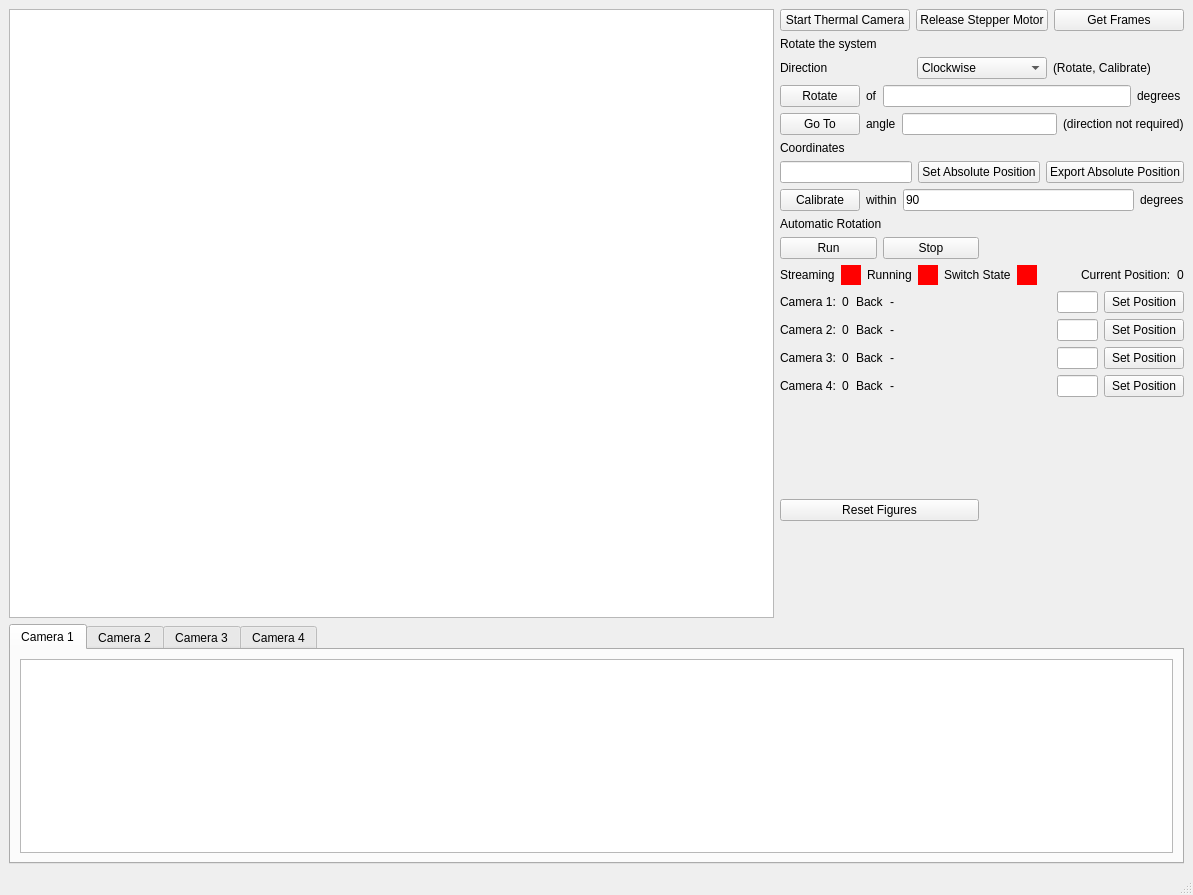
<?xml version="1.0" encoding="UTF-8"?>
<ui version="4.0">
 <class>MainWindow</class>
 <widget class="QMainWindow" name="MainWindow">
  <property name="geometry">
   <rect>
    <x>0</x>
    <y>0</y>
    <width>1174</width>
    <height>895</height>
   </rect>
  </property>
  <property name="windowTitle">
   <string>MainWindow</string>
  </property>
  <widget class="QWidget" name="centralwidget">
   <layout class="QGridLayout" name="gridLayout_4">
    <item row="0" column="0" rowspan="13">
     <widget class="QGraphicsView" name="graphicsView">
      <property name="minimumSize">
       <size>
        <width>695</width>
        <height>584</height>
       </size>
      </property>
     </widget>
    </item>
    <item row="0" column="1" colspan="2">
     <layout class="QHBoxLayout" name="horizontalLayout">
      <item>
       <widget class="QPushButton" name="relse_mtr_PB_2">
        <property name="text">
         <string>Start Thermal Camera</string>
        </property>
       </widget>
      </item>
      <item>
       <widget class="QPushButton" name="relse_mtr_PB">
        <property name="text">
         <string>Release Stepper Motor</string>
        </property>
       </widget>
      </item>
      <item>
       <widget class="QPushButton" name="get_frms_PB">
        <property name="text">
         <string>Get Frames</string>
        </property>
       </widget>
      </item>
     </layout>
    </item>
    <item row="1" column="1">
     <widget class="QLabel" name="label_3">
      <property name="text">
       <string>Rotate the system</string>
      </property>
     </widget>
    </item>
    <item row="2" column="1" colspan="2">
     <layout class="QHBoxLayout" name="horizontalLayout_2">
      <item>
       <widget class="QLabel" name="label_8">
        <property name="text">
         <string>Direction</string>
        </property>
       </widget>
      </item>
      <item>
       <widget class="QComboBox" name="direction_combo">
        <item>
         <property name="text">
          <string>Clockwise</string>
         </property>
        </item>
        <item>
         <property name="text">
          <string>Anticlockwise</string>
         </property>
        </item>
       </widget>
      </item>
      <item>
       <widget class="QLabel" name="label_9">
        <property name="text">
         <string>(Rotate, Calibrate)</string>
        </property>
       </widget>
      </item>
     </layout>
    </item>
    <item row="3" column="1" colspan="2">
     <layout class="QHBoxLayout" name="horizontalLayout_3">
      <item>
       <widget class="QPushButton" name="rotate_PB">
        <property name="text">
         <string>Rotate</string>
        </property>
       </widget>
      </item>
      <item>
       <widget class="QLabel" name="label_4">
        <property name="text">
         <string>of</string>
        </property>
       </widget>
      </item>
      <item>
       <widget class="QLineEdit" name="ip_DAngle_LE"/>
      </item>
      <item>
       <widget class="QLabel" name="label_5">
        <property name="text">
         <string>degrees </string>
        </property>
       </widget>
      </item>
     </layout>
    </item>
    <item row="4" column="1" colspan="2">
     <layout class="QHBoxLayout" name="horizontalLayout_4">
      <item>
       <widget class="QPushButton" name="go_to_PB">
        <property name="text">
         <string>Go To</string>
        </property>
       </widget>
      </item>
      <item>
       <widget class="QLabel" name="label_6">
        <property name="text">
         <string>angle</string>
        </property>
       </widget>
      </item>
      <item>
       <widget class="QLineEdit" name="ip_angle_LE"/>
      </item>
      <item>
       <widget class="QLabel" name="label_7">
        <property name="text">
         <string>(direction not required)</string>
        </property>
       </widget>
      </item>
     </layout>
    </item>
    <item row="5" column="1">
     <widget class="QLabel" name="label_2">
      <property name="text">
       <string>Coordinates</string>
      </property>
     </widget>
    </item>
    <item row="6" column="1" colspan="2">
     <layout class="QHBoxLayout" name="horizontalLayout_5">
      <item>
       <widget class="QLineEdit" name="ip_abs_pos_LE"/>
      </item>
      <item>
       <widget class="QPushButton" name="set_abs_pos_PB">
        <property name="text">
         <string>Set Absolute Position</string>
        </property>
       </widget>
      </item>
      <item>
       <widget class="QPushButton" name="export_abs_pos_PB">
        <property name="text">
         <string>Export Absolute Position</string>
        </property>
       </widget>
      </item>
     </layout>
    </item>
    <item row="7" column="1" colspan="2">
     <layout class="QHBoxLayout" name="horizontalLayout_6">
      <item>
       <widget class="QPushButton" name="calibrate_PB">
        <property name="text">
         <string>Calibrate</string>
        </property>
       </widget>
      </item>
      <item>
       <widget class="QLabel" name="ip_limiting_angle_lbl">
        <property name="text">
         <string>within</string>
        </property>
       </widget>
      </item>
      <item>
       <widget class="QLineEdit" name="ip_angle_LE_2">
        <property name="text">
         <string>90</string>
        </property>
       </widget>
      </item>
      <item>
       <widget class="QLabel" name="ip_limiting_angle_lbl_3">
        <property name="text">
         <string>degrees</string>
        </property>
       </widget>
      </item>
     </layout>
    </item>
    <item row="8" column="1">
     <widget class="QLabel" name="label">
      <property name="text">
       <string>Automatic Rotation </string>
      </property>
     </widget>
    </item>
    <item row="9" column="1">
     <layout class="QHBoxLayout" name="horizontalLayout_7">
      <item>
       <widget class="QPushButton" name="run_PB">
        <property name="text">
         <string>Run</string>
        </property>
       </widget>
      </item>
      <item>
       <widget class="QPushButton" name="stop_PB">
        <property name="text">
         <string>Stop</string>
        </property>
       </widget>
      </item>
     </layout>
    </item>
    <item row="10" column="1" colspan="2">
     <layout class="QHBoxLayout" name="horizontalLayout_8">
      <item>
       <widget class="QLabel" name="streaming_img_lbl">
        <property name="text">
         <string>Streaming</string>
        </property>
       </widget>
      </item>
      <item>
       <widget class="QFrame" name="streamin_image_flag">
        <property name="minimumSize">
         <size>
          <width>20</width>
          <height>20</height>
         </size>
        </property>
        <property name="styleSheet">
         <string notr="true">background-color: red;</string>
        </property>
        <property name="frameShape">
         <enum>QFrame::NoFrame</enum>
        </property>
        <property name="frameShadow">
         <enum>QFrame::Raised</enum>
        </property>
       </widget>
      </item>
      <item>
       <widget class="QLabel" name="run_stat_flg_lbl">
        <property name="text">
         <string>Running</string>
        </property>
       </widget>
      </item>
      <item>
       <widget class="QFrame" name="run_stat_flg">
        <property name="minimumSize">
         <size>
          <width>20</width>
          <height>20</height>
         </size>
        </property>
        <property name="styleSheet">
         <string notr="true">background-color: red;</string>
        </property>
        <property name="frameShape">
         <enum>QFrame::NoFrame</enum>
        </property>
        <property name="frameShadow">
         <enum>QFrame::Raised</enum>
        </property>
       </widget>
      </item>
      <item>
       <widget class="QLabel" name="label_10">
        <property name="text">
         <string>Switch State</string>
        </property>
       </widget>
      </item>
      <item>
       <widget class="QFrame" name="switch_state_flag">
        <property name="minimumSize">
         <size>
          <width>20</width>
          <height>20</height>
         </size>
        </property>
        <property name="styleSheet">
         <string notr="true">background-color: red;</string>
        </property>
        <property name="frameShape">
         <enum>QFrame::NoFrame</enum>
        </property>
        <property name="frameShadow">
         <enum>QFrame::Raised</enum>
        </property>
       </widget>
      </item>
      <item>
       <spacer name="horizontalSpacer">
        <property name="orientation">
         <enum>Qt::Horizontal</enum>
        </property>
        <property name="sizeHint" stdset="0">
         <size>
          <width>38</width>
          <height>17</height>
         </size>
        </property>
       </spacer>
      </item>
      <item>
       <widget class="QLabel" name="pos_lbl">
        <property name="text">
         <string>Current Position:</string>
        </property>
       </widget>
      </item>
      <item>
       <widget class="QLabel" name="ip_limiting_angle_lbl_2">
        <property name="text">
         <string>0</string>
        </property>
       </widget>
      </item>
     </layout>
    </item>
    <item row="11" column="1" colspan="2">
     <layout class="QGridLayout" name="gridLayout">
      <item row="0" column="0">
       <widget class="QLabel" name="camera_id_label_1">
        <property name="text">
         <string>Camera 1:</string>
        </property>
       </widget>
      </item>
      <item row="0" column="1">
       <widget class="QLabel" name="camera_pos_label_1">
        <property name="text">
         <string>0</string>
        </property>
       </widget>
      </item>
      <item row="0" column="2">
       <widget class="QLabel" name="camera_side_label_1">
        <property name="text">
         <string>Back</string>
        </property>
       </widget>
      </item>
      <item row="0" column="3">
       <widget class="QLabel" name="camera_module_label_1">
        <property name="minimumSize">
         <size>
          <width>161</width>
          <height>0</height>
         </size>
        </property>
        <property name="text">
         <string>-</string>
        </property>
       </widget>
      </item>
      <item row="0" column="4">
       <widget class="QLineEdit" name="camera_pos_le_1">
        <property name="maximumSize">
         <size>
          <width>41</width>
          <height>16777215</height>
         </size>
        </property>
        <property name="text">
         <string/>
        </property>
       </widget>
      </item>
      <item row="0" column="5">
       <widget class="QPushButton" name="camera_set_pos_button_1">
        <property name="text">
         <string>Set Position</string>
        </property>
       </widget>
      </item>
      <item row="1" column="0">
       <widget class="QLabel" name="camera_id_label_2">
        <property name="text">
         <string>Camera 2:</string>
        </property>
       </widget>
      </item>
      <item row="1" column="1">
       <widget class="QLabel" name="camera_pos_label_2">
        <property name="text">
         <string>0</string>
        </property>
       </widget>
      </item>
      <item row="1" column="2">
       <widget class="QLabel" name="camera_side_label_2">
        <property name="text">
         <string>Back</string>
        </property>
       </widget>
      </item>
      <item row="1" column="3">
       <widget class="QLabel" name="camera_module_label_2">
        <property name="minimumSize">
         <size>
          <width>161</width>
          <height>0</height>
         </size>
        </property>
        <property name="text">
         <string>-</string>
        </property>
       </widget>
      </item>
      <item row="1" column="4">
       <widget class="QLineEdit" name="camera_pos_le_2">
        <property name="maximumSize">
         <size>
          <width>41</width>
          <height>16777215</height>
         </size>
        </property>
        <property name="text">
         <string/>
        </property>
       </widget>
      </item>
      <item row="1" column="5">
       <widget class="QPushButton" name="camera_set_pos_button_2">
        <property name="text">
         <string>Set Position</string>
        </property>
       </widget>
      </item>
      <item row="2" column="0">
       <widget class="QLabel" name="camera_id_label_3">
        <property name="text">
         <string>Camera 3:</string>
        </property>
       </widget>
      </item>
      <item row="2" column="1">
       <widget class="QLabel" name="camera_pos_label_3">
        <property name="text">
         <string>0</string>
        </property>
       </widget>
      </item>
      <item row="2" column="2">
       <widget class="QLabel" name="camera_side_label_3">
        <property name="text">
         <string>Back</string>
        </property>
       </widget>
      </item>
      <item row="2" column="3">
       <widget class="QLabel" name="camera_module_label_3">
        <property name="minimumSize">
         <size>
          <width>151</width>
          <height>0</height>
         </size>
        </property>
        <property name="text">
         <string>-</string>
        </property>
       </widget>
      </item>
      <item row="2" column="4">
       <widget class="QLineEdit" name="camera_pos_le_3">
        <property name="maximumSize">
         <size>
          <width>41</width>
          <height>16777215</height>
         </size>
        </property>
        <property name="text">
         <string/>
        </property>
       </widget>
      </item>
      <item row="2" column="5">
       <widget class="QPushButton" name="camera_set_pos_button_3">
        <property name="text">
         <string>Set Position</string>
        </property>
       </widget>
      </item>
      <item row="3" column="0">
       <widget class="QLabel" name="camera_id_label_4">
        <property name="text">
         <string>Camera 4:</string>
        </property>
       </widget>
      </item>
      <item row="3" column="1">
       <widget class="QLabel" name="camera_pos_label_4">
        <property name="text">
         <string>0</string>
        </property>
       </widget>
      </item>
      <item row="3" column="2">
       <widget class="QLabel" name="camera_side_label_4">
        <property name="text">
         <string>Back</string>
        </property>
       </widget>
      </item>
      <item row="3" column="3">
       <widget class="QLabel" name="camera_module_label_4">
        <property name="minimumSize">
         <size>
          <width>161</width>
          <height>0</height>
         </size>
        </property>
        <property name="text">
         <string>-</string>
        </property>
       </widget>
      </item>
      <item row="3" column="4">
       <widget class="QLineEdit" name="camera_pos_le_4">
        <property name="maximumSize">
         <size>
          <width>41</width>
          <height>16777215</height>
         </size>
        </property>
        <property name="text">
         <string/>
        </property>
       </widget>
      </item>
      <item row="3" column="5">
       <widget class="QPushButton" name="camera_set_pos_button_4">
        <property name="text">
         <string>Set Position</string>
        </property>
       </widget>
      </item>
     </layout>
    </item>
    <item row="12" column="2">
     <spacer name="verticalSpacer">
      <property name="orientation">
       <enum>Qt::Vertical</enum>
      </property>
      <property name="sizeHint" stdset="0">
       <size>
        <width>20</width>
        <height>28</height>
       </size>
      </property>
     </spacer>
    </item>
    <item row="13" column="0" colspan="3">
     <widget class="QTabWidget" name="tabWidget">
      <property name="currentIndex">
       <number>0</number>
      </property>
      <widget class="QWidget" name="camera_1">
       <attribute name="title">
        <string>Camera 1</string>
       </attribute>
       <layout class="QGridLayout" name="gridLayout_2">
        <item row="0" column="0">
         <widget class="QGraphicsView" name="graphics_1">
          <property name="minimumSize">
           <size>
            <width>1153</width>
            <height>0</height>
           </size>
          </property>
         </widget>
        </item>
       </layout>
      </widget>
      <widget class="QWidget" name="camera_2">
       <attribute name="title">
        <string>Camera 2</string>
       </attribute>
       <layout class="QGridLayout" name="gridLayout_6">
        <item row="0" column="0">
         <widget class="QGraphicsView" name="graphics_2"/>
        </item>
       </layout>
      </widget>
      <widget class="QWidget" name="camera_3">
       <attribute name="title">
        <string>Camera 3</string>
       </attribute>
       <layout class="QGridLayout" name="gridLayout_3">
        <item row="0" column="0">
         <widget class="QGraphicsView" name="graphics_3"/>
        </item>
       </layout>
      </widget>
      <widget class="QWidget" name="camera_4">
       <attribute name="title">
        <string>Camera 4</string>
       </attribute>
       <layout class="QGridLayout" name="gridLayout_5">
        <item row="0" column="0">
         <widget class="QGraphicsView" name="graphics_4"/>
        </item>
       </layout>
      </widget>
     </widget>
    </item>
    <item row="12" column="1">
     <widget class="QPushButton" name="reset_figures_PB">
      <property name="text">
       <string>Reset Figures</string>
      </property>
     </widget>
    </item>
   </layout>
  </widget>
  <widget class="QMenuBar" name="menubar">
   <property name="geometry">
    <rect>
     <x>0</x>
     <y>0</y>
     <width>1174</width>
     <height>30</height>
    </rect>
   </property>
  </widget>
  <widget class="QStatusBar" name="statusbar"/>
 </widget>
 <resources/>
 <connections/>
</ui>
